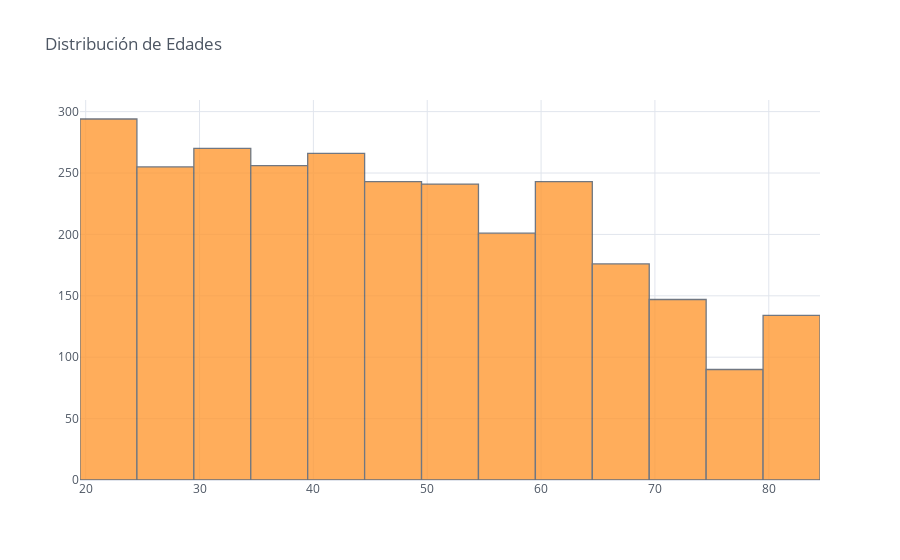

The notebook cell this image was saved under:
### Code cell
plt.rcParams["figure.figsize"] = (8,20)
nha['EDAD'].iplot(kind='histogram',bins=20,theme='White',title='Distribución de Edades')

### Figure 1 — Plotly figure (JSON) as saved in the notebook; plotly's stock layout.template omitted (floating-point values rounded to 4 significant figures; data arrays with more than 128 entries replaced by an {"elided": "..."} marker saying what was removed)
{"data": [{"histfunc": "count", "histnorm": "", "marker": {"color": "rgba(255, 153, 51, 1.0)", "line": {"color": "#4D5663", "width": 1.3}}, "name": "EDAD", "nbinsx": 20, "opacity": 0.8, "orientation": "v", "type": "histogram", "x": {"elided": "2816 int values"}}], "layout": {"barmode": "overlay", "legend": {"bgcolor": "#FFFFFF", "font": {"color": "#4D5663"}}, "paper_bgcolor": "#FFFFFF", "plot_bgcolor": "#FFFFFF", "title": {"font": {"color": "#4D5663"}, "text": "Distribución de Edades"}, "xaxis": {"gridcolor": "#E1E5ED", "showgrid": true, "tickfont": {"color": "#4D5663"}, "title": {"font": {"color": "#4D5663"}, "text": ""}, "zerolinecolor": "#E1E5ED"}, "yaxis": {"gridcolor": "#E1E5ED", "showgrid": true, "tickfont": {"color": "#4D5663"}, "title": {"font": {"color": "#4D5663"}, "text": ""}, "zerolinecolor": "#E1E5ED"}}}
